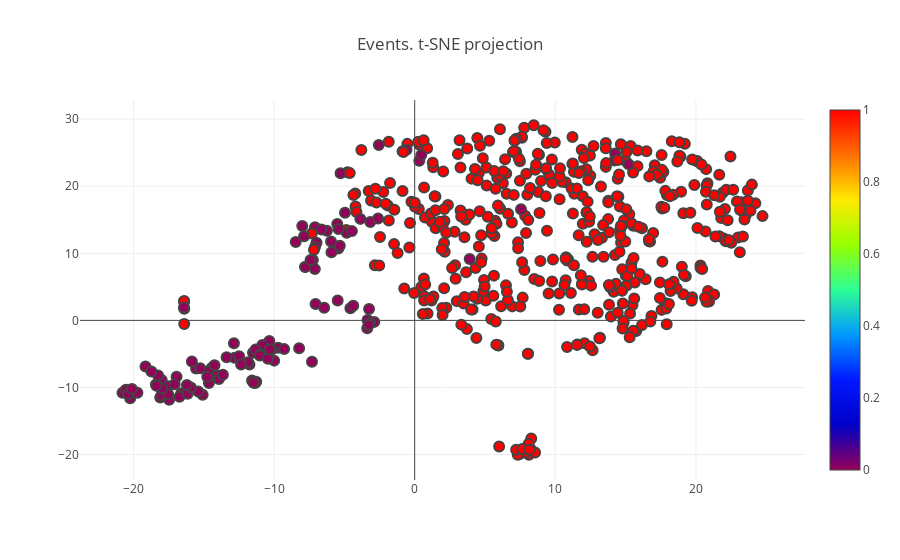

Notebook cell for this chart:
### Code cell
init_notebook_mode(connected = True)

data = []
trace = go.Scatter(
    x = events_tsne[:, 0],
    y = events_tsne[:, 1],
    #z = datum.index
    mode = 'markers',
    marker = dict(
        size = 10,
        #color = 'rgba(255, 182, 193, .9)',
        color = datum.EAS,
        colorscale='Rainbow',
        line = dict(
            width = 2,),
        showscale=True
        ),
    #color=datum.EAS,
    name = 't-sne',
    text = datum.index
)

data.append(trace)
layout = dict(title = 'Events. t-SNE projection')
fig = dict(data = data, layout = layout)
iplot(fig, show_link=False)

### Figure 1 — Plotly figure (JSON) as saved in the notebook; plotly's stock layout.template omitted (floating-point values rounded to 4 significant figures; data arrays with more than 128 entries replaced by an {"elided": "..."} marker saying what was removed)
{"data": [{"marker": {"color": {"elided": "575 int values"}, "colorscale": "Rainbow", "line": {"width": 2}, "showscale": true, "size": 10}, "mode": "markers", "name": "t-sne", "text": {"elided": "575 int values"}, "type": "scatter", "x": {"elided": "575 float values"}, "y": {"elided": "575 float values"}}], "layout": {"title": "Events. t-SNE projection"}}
